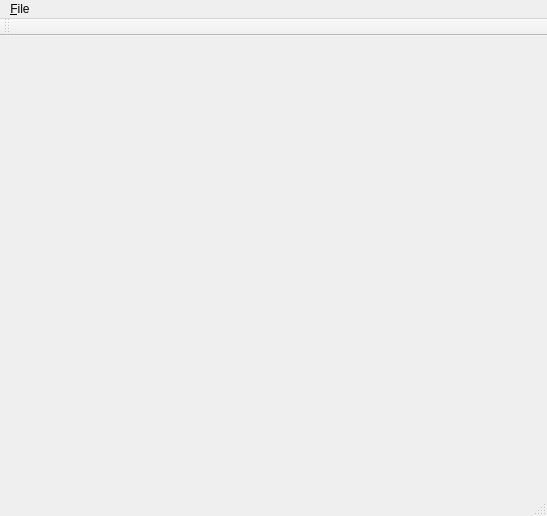
<?xml version="1.0" encoding="UTF-8"?>
<ui version="4.0">
 <class>QtWidgetsApplication1Class</class>
 <widget class="QMainWindow" name="QtWidgetsApplication1Class">
  <property name="geometry">
   <rect>
    <x>0</x>
    <y>0</y>
    <width>547</width>
    <height>516</height>
   </rect>
  </property>
  <property name="windowTitle">
   <string>QtWidgetsApplication1</string>
  </property>
  <widget class="QWidget" name="centralWidget"/>
  <widget class="QMenuBar" name="menuBar">
   <property name="geometry">
    <rect>
     <x>0</x>
     <y>0</y>
     <width>547</width>
     <height>21</height>
    </rect>
   </property>
   <widget class="QMenu" name="menu_File">
    <property name="title">
     <string>&amp;File</string>
    </property>
    <addaction name="action_New"/>
   </widget>
   <addaction name="menu_File"/>
  </widget>
  <widget class="QToolBar" name="mainToolBar">
   <attribute name="toolBarArea">
    <enum>TopToolBarArea</enum>
   </attribute>
   <attribute name="toolBarBreak">
    <bool>false</bool>
   </attribute>
  </widget>
  <widget class="QStatusBar" name="statusBar"/>
  <action name="action_New">
   <property name="text">
    <string>&amp;New</string>
   </property>
  </action>
 </widget>
 <layoutdefault spacing="6" margin="11"/>
 <resources>
  <include location="QtWidgetsApplication1.qrc"/>
 </resources>
 <connections/>
</ui>
